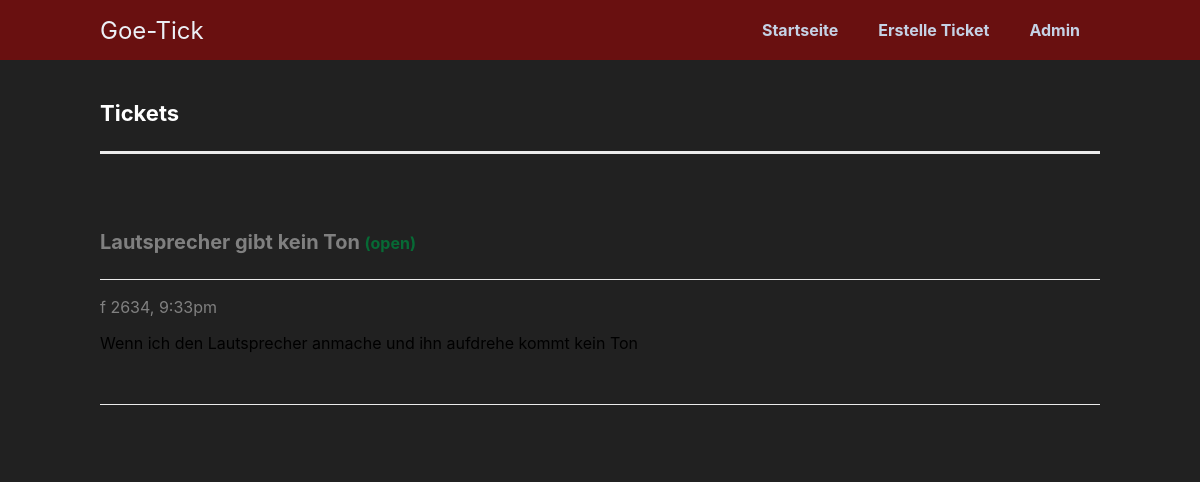
Screenshot of /index.php?id=57 (signed in) with the database file from the repository.
### tables this page shows
CREATE TABLE `tickets` (
  `ticket_ID` int(11) NOT NULL,
  `fehler_ID` int(11) NOT NULL,
  `nutzer_ID` int(11) NOT NULL,
  `title` varchar(255) NOT NULL,
  `created` datetime NOT NULL DEFAULT current_timestamp(),
  `StatusTicket` enum('open','closed','resolved') NOT NULL DEFAULT 'open'
);

CREATE TABLE `issue` (
  `Fehler_ID` int(11) NOT NULL,
  `ticket_ID` int(11) NOT NULL,
  `user_ID` int(11) NOT NULL,
  `Raum` varchar(255) NOT NULL,
  `Gerät` text NOT NULL,
  `Beschreibung` text NOT NULL
);

### index.php (the view, shortened to what this page needs)
<?php
include 'functions.php';
$pdo = pdo_connect_mysql();
$stmt_ticket= $pdo->prepare('SELECT * From tickets INNER JOIN issue on tickets.ticket_ID = issue.ticket_ID WHERE nutzer_ID = :nutzer_ID');
$stmt_ticket->execute(array(
    ':nutzer_ID' => $_SESSION['user_ID']
));
$stmt_ticket = $stmt_ticket->fetchall(PDO::FETCH_ASSOC);
?>
<?=template_header('Tickets')?>
<div class="content home">
    <h1>Tickets</h1>
    <?php
if(!isset($_GET['id'])):?>
    <p class="paragraph">Willkommen auf der Startseite des Goethe Technik Supports. Wir werden unsere bestes tun um ihr Problem zu beheben
    </p>
    <div class="btns">
        <a href="create.php" class="btn">Erstelle Ticket</a>
        <a href="userLogin.php" class="btn">Abmelden</a>
        <a href="adminLogin.php" class="btn">Admin</a>
    </div>
    <div class="tickets-list">
        <?php foreach($stmt_ticket as $ticket):?>
        <a href="index.php?id=<?=$ticket['ticket_ID']?>" class="ticket">
            <span class="con">
                <?php if ($ticket['StatusTicket'] == 'open'): ?>
                <i class="far fa-clock fa-2x"></i>
                <?php elseif ($ticket['StatusTicket'] == 'resolved'): ?>
                <i class="fas fa-check fa-2x"></i>
                <?php elseif ($ticket['StatusTicket'] == 'closed'): ?>
                <i class="fas fa-times fa-2x"></i>
                <?php endif; ?>
            </span>
            <span class="con">
                <span class="title"><?php $ticket['title']?></span>
                <span class="msg"><?=$ticket['Beschreibung']?></span>
            </span>
            <span class="con created"><?=date('F dS, G:ia', strtotime($ticket['created']))?></span>
        </a>
        <?php endforeach; ?>
    </div>
</div>
<?php else: ?>
<div class="content view">
    <?php foreach ($stmt_ticket as $tk):?>
    <?php if ($tk['ticket_ID'] == $_GET['id']): ?>
    <div class="ticket">
        <h2><?=htmlspecialchars($tk['title'], ENT_QUOTES)?>
            <span class="<?=$tk['StatusTicket']?>">(<?=$tk['StatusTicket']?>)</span>
        </h2>
        <p class="created"><?=date('f ds, g:ia', strtotime($tk['created']))?></p>
        <?php echo $tk['Beschreibung'] ?>
    </div>
    <div class="comments">
    </div>
    <?php endif; ?>
    <?php endforeach; ?>
    <?php endif; ?>
</div>
<?=template_footer()?>

### stylesheet.css (style rules this page uses)
* { box-sizing: border-box; font-family: -apple-system, BlinkMacSystemFont, "segoe ui", roboto, oxygen, ubuntu, cantarell, "fira sans", "droid sans", "helvetica neue", Arial, sans-serif; font-size: 16px; -webkit-font-smoothing: antialiased; -moz-osx-font-smoothing: grayscale; }
body { background-color: #212121; margin: 0; }
.content { width: 1000px; margin: 0 auto; }
.content h1 { margin: 2; padding: 25px 0; font-size: 22px; border-bottom: 3px solid #ebebeb; color: #ffffff; }
.content h2 { margin: 2; padding: 25px 0; font-size: 20px; border-bottom: 1px solid #ebebeb; color: gray; }
.view h2 .open, .view h2 .resolved { color: #076a35; }
.view .ticket { padding: 20px 0; }
.view .ticket .created { color: gray; }
.view .comments { margin-top: 15px; border-top: 1px solid #ebebeb; padding: 25px 0; }

### rows the page displays
tickets: title "Lautsprecher gibt kein Ton", StatusTicket "open", created "f 2634, 9:33pm", fehler_ID.Beschreibung "Wenn ich den Lautsprecher anmache und ihn aufdrehe kommt kein Ton"
